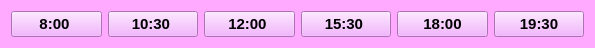
   <widget class="QWidget" name="horizontalLayoutWidget_2">
    <property name="geometry">
     <rect>
      <x>424</x>
      <y>212</y>
      <width>595</width>
      <height>33</height>
     </rect>
    </property>
    <property name="font">
     <font>
      <pointsize>11</pointsize>
      <weight>75</weight>
      <bold>true</bold>
     </font>
    </property>
    <property name="styleSheet">
     <string>background-color: rgb(255, 170, 255);
color: rgb(0, 0, 0);
font-weight: bold;</string>
    </property>
    <layout class="QHBoxLayout" name="horizontalLayout">
     <item>
      <widget class="QPushButton" name="eight">
       <property name="font">
        <font>
         <pointsize>11</pointsize>
         <weight>75</weight>
         <bold>true</bold>
        </font>
       </property>
       <property name="styleSheet">
        <string notr="true">
background-color: rgb(241, 160, 255);
color: rgb(0, 0, 0);
font-weight: bold;</string>
       </property>
       <property name="text">
        <string>8:00 </string>
       </property>
      </widget>
     </item>
     <item>
      <widget class="QPushButton" name="halfpastten">
       <property name="font">
        <font>
         <pointsize>11</pointsize>
         <weight>75</weight>
         <bold>true</bold>
        </font>
       </property>
       <property name="styleSheet">
        <string notr="true">background-color: rgb(241, 160, 255);
color: rgb(0, 0, 0);
font-weight: bold;</string>
       </property>
       <property name="text">
        <string>10:30 </string>
       </property>
      </widget>
     </item>
     <item>
      <widget class="QPushButton" name="twelve">
       <property name="font">
        <font>
         <pointsize>11</pointsize>
         <weight>75</weight>
         <bold>true</bold>
        </font>
       </property>
       <property name="styleSheet">
        <string notr="true">background-color: rgb(241, 160, 255);
color: rgb(0, 0, 0);
font-weight: bold;</string>
       </property>
       <property name="text">
        <string>12:00 </string>
       </property>
      </widget>
     </item>
     <item>
      <widget class="QPushButton" name="halfpastthree">
       <property name="font">
        <font>
         <pointsize>11</pointsize>
         <weight>75</weight>
         <bold>true</bold>
        </font>
       </property>
       <property name="styleSheet">
        <string notr="true">background-color: rgb(241, 160, 255);
color: rgb(0, 0, 0);
font-weight: bold;</string>
       </property>
       <property name="text">
        <string>15:30 </string>
       </property>
      </widget>
     </item>
     <item>
      <widget class="QPushButton" name="sixpm">
       <property name="font">
        <font>
         <pointsize>11</pointsize>
         <weight>75</weight>
         <bold>true</bold>
        </font>
       </property>
       <property name="styleSheet">
        <string notr="true">background-color: rgb(241, 160, 255);
color: rgb(0, 0, 0);
font-weight: bold;</string>
       </property>
       <property name="text">
        <string>18:00</string>
       </property>
      </widget>
     </item>
     <item>
      <widget class="QPushButton" name="halfpastseven">
       <property name="font">
        <font>
         <pointsize>11</pointsize>
         <weight>75</weight>
         <bold>true</bold>
        </font>
       </property>
       <property name="styleSheet">
        <string notr="true">background-color: rgb(241, 160, 255);
color: rgb(0, 0, 0);
font-weight: bold;</string>
       </property>
       <property name="text">
        <string>19:30</string>
       </property>
      </widget>
     </item>
    </layout>
   </widget>
